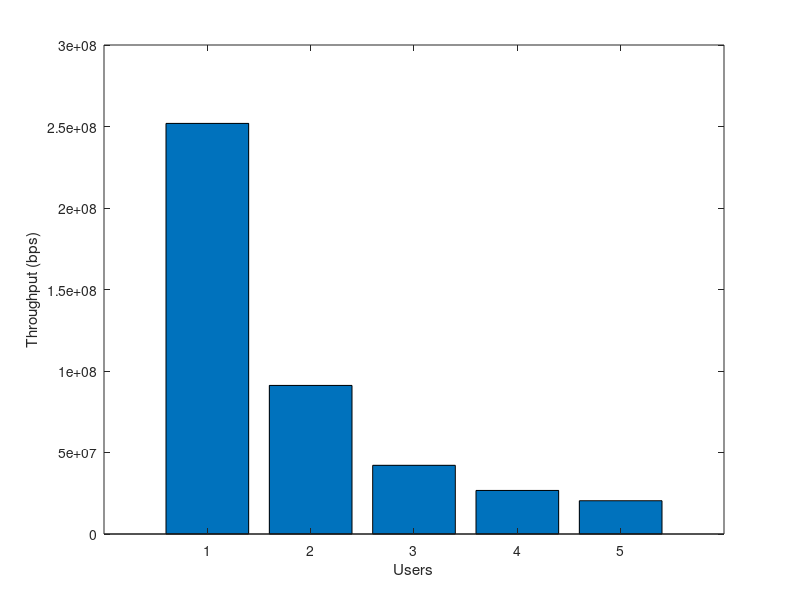
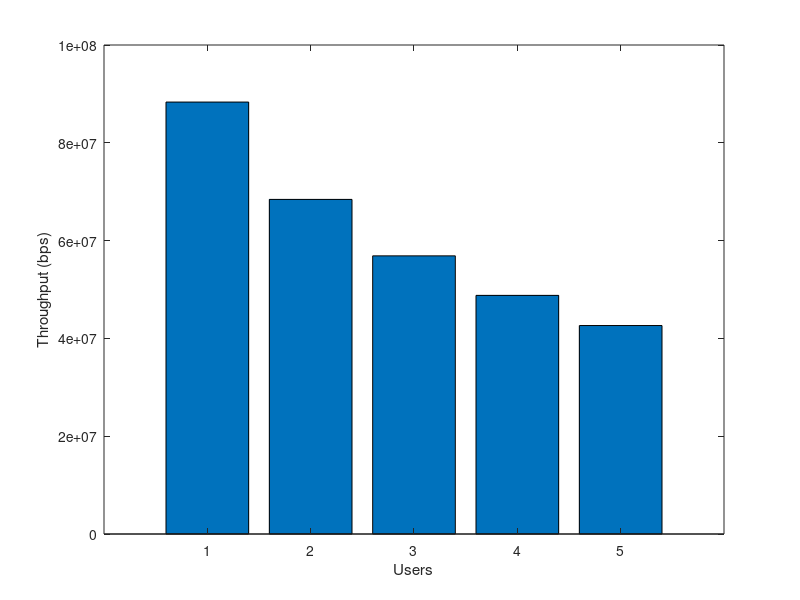

Source code (MATLAB) for these figures, in order:
clear all;
clc;

NumberOfUsers = 5;% please enter number of users/mobile equipments
B = 50*10^6;  % Hz 
Pt = 1; %watt
N0 = 10^(-17);    %noise density watt/Hz (-210 dBm/Hz)
PowerMatrix = dlmread('power5.txt',' ');
%free space loss dB for 2 GHz
d1 = 50; %m distance for the first user
d_inc = 50; %m
f = 1*10^9; %Hz
for i = 1: 1: NumberOfUsers
    loss(i) = -20*log10(d1 + d_inc*(i - 1)) - 20*log10(f) + 147.55; %free space path loss
end

loss = 10.^(loss./10);
snrs = 10*log10((loss.*Pt) ./ (N0*B))

%%% OMA
for i = 1:1:NumberOfUsers
    cap_oma(i) = (B/NumberOfUsers)*log2(1 + (Pt*loss(i) / (N0*B)));
end
Fairness_oma = sum(cap_oma)^2 / (NumberOfUsers*sum(cap_oma.^2)); %%% Fairness for OFDM

Fairness_constraint = 0.5

%%%% NOMA

maxf = 0; %just to keep max. fairness

for i = 1:1:length(PowerMatrix)
    
    powers = PowerMatrix(i,:);
    
    for  u = 1:1:NumberOfUsers
        
        interf_Power = 0;
        
        for u_interf = (u-1):-1:1
            interf_Power = interf_Power + powers(u_interf)*Pt*loss(u);
        end
                
        cap(i,u) = B*log2(1 + powers(u)*Pt*loss(u) / (N0*B + interf_Power));
                                  
    end
    
    fairness = sum(cap(i,:))^2 / (NumberOfUsers*sum(cap(i,:).^2));
    if fairness < Fairness_constraint
        cap(i,:) = zeros(1,NumberOfUsers);
    end
    
    if fairness > maxf
        maxf = fairness;
    end
    
end

maxf

%% fining max sum capacity
max_sum = 0;
max_sum_index = 0;

for i = 1:1:length(PowerMatrix)            
    if(sum(cap(i,:)) > max_sum)
        max_sum = sum(cap(i,:));
        max_sum_index = i;
    end      
end

%figure
figure(1)
%bar(cap(max_sum_index,:));
bar(cap(max_sum_index,:));
xlabel('Users')
ylabel('Throughput (bps)')
PowerMatrix(max_sum_index,:)
sum_noma = sum(cap(max_sum_index,:))

%figure
figure(2)
bar(cap_oma);
xlabel('Users')
ylabel('Throughput (bps)')
sum_oma = sum(cap_oma)